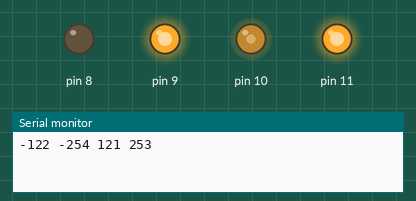
A sketch run on a simulated Arduino Uno, built with avr-gcc and run on an emulated ATmega328P. Shown: output pins drawn as LEDs (lit = HIGH), the last lines printed to the serial monitor.

Above: at 0.05 s.
At 2.25 s:
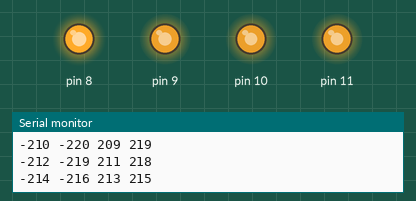
At 4.5 s:
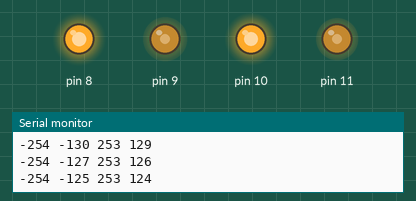
At 8.95 s:
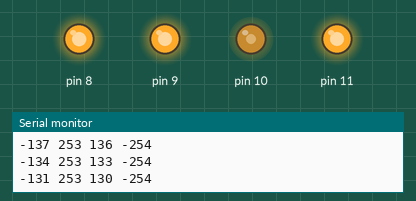
Timing chart, 0 to 12.0 s (numbered marks = the images above):
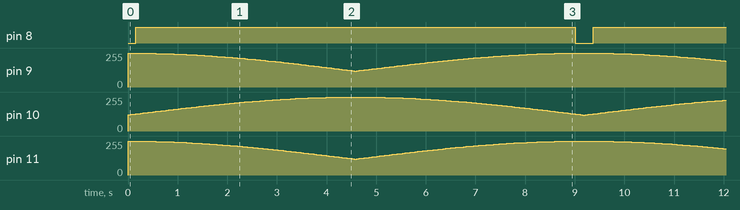

The sketch:

ominicontrol_angle.ino
```cpp
/*
* 1 ---->  m1 right motor ----> e - 8, 22,23
 * 2 ----> m2 back motor ----> 9, 24, 25
 * 3 ----> m3 left motor  ----> 10, 26, 27
 * 4 ----> m4 front motor ----> 11, 28, 29
 *
 */
#include <ultdist.h>
#include <DCMotor.h>

dcm m1(8,22,23);
dcm m2(9,24,25);
dcm m3(10,26,27);
dcm m4(11,28,29);

int vrmin=120, vbmin=120, vlmin=120, vfmin=120; // calibrate and update
int vr=0, vb=0, vl=0, vf=0;
int rspeed, bspeed, lspeed, fspeed;
int r1,r2,b1,b2,l1,l2,f1,f2;

int heading, bearing;
int theta = 0; // for now; have to change later

void omnicontrol(int theta)
{
  vr = -100*(sin(theta*(3.14/180)));
  vl = -vr;
  vb = -100*(cos(theta*(3.14/180)));
  vf = -vb;

  // convert -100 to 100 into pwm value for speed
  if(vr>=0)
  rspeed = map(vr,0,100,vrmin,255);
  else
  rspeed = map(vr,-100,0,-255,-vrmin);
  if(vb>=0)
  bspeed = map(vb,0,100,vbmin,255);
  else
  bspeed = map(vb,-100,0,-255,-vbmin);
  if(vl>=0)
  lspeed = map(vl,0,100,vlmin,255);
  else
  lspeed = map(vl,-100,0,-255,-vlmin);
  if(vf>=0)
  fspeed = map(vf,0,100,vfmin,255);
  else
  fspeed = map(vf,-100,0,-255,-vfmin);

  m1.mspeed(rspeed);
  m2.mspeed(bspeed);
  m3.mspeed(lspeed);
  m4.mspeed(fspeed);
  Serial.print(rspeed);
  Serial.print(' ');
  Serial.print(bspeed);
  Serial.print(' ');
  Serial.print(lspeed);
  Serial.print(' ');
  Serial.println(fspeed);

}

void setup()
{
  Serial.begin(9600);
  m1.minit();
  m2.minit();
  m3.minit();
  m4.minit();
}

void loop()
{
  theta++;
  omnicontrol(theta);
  delay(50);
  if(theta==359){
    theta=0;
  }
}
```

DCMotor.h
```cpp
#ifndef ml
#define ml

#if (ARDUINO >=100)
  #include "Arduino.h"
#else
  #include "WProgram.h"
#endif

class dcm  {
  public:
    dcm(int e,int i1,int i2);
    void minit();
    void mspeed(int s);

  private:
    int e;
    int i1;
    int i2;
    int s;
};
#endif
```

ultdist.h
```cpp
#ifndef ul
#define ul

#if (ARDUINO >=100)
  #include "Arduino.h"
#else
  #include "WProgram.h"
#endif

class ultdist  {
  public:
    ultdist(int trig,int echo);
    void ultinit();
    long getdist();

  private:
    int trig;
    int echo;
};
#endif
```

DCMotor.h
```cpp
#ifndef ml
#define ml

#if (ARDUINO >=100)
  #include "Arduino.h"
#else
  #include "WProgram.h"
#endif

class dcm  {
  public:
    dcm(int e,int i1,int i2);
    void minit();
    void mspeed(int s);

  private:
    int e;
    int i1;
    int i2;
    int s;
};
#endif
```

Ultimatemotortester.ino
```cpp
/*
Arduino Uno
2 BODC motors
L293D Motor Driver
pin5-EB
pin6-EA
pin8,pin9-A1,A2
pin11,pin10-B1,B2
*/
#include<avr/io.h>
#include <util/delay.h>
#include <stdlib.h>
#include<avr/interrupt.h>
void timer0init(){
  TCCR0A|=(1<<WGM00)|(1<<WGM01)|(1<<COM0A1)|(1<<COM0B1);
  TCCR0B|=(1<<CS01);
  TIMSK0|=(1<<OCIE0A)|(1<<OCIE0B);
}
void setduty(int l,int r){
  OCR0A=(255*l)/100;
  OCR0B=(255*r)/100;
}

int main()
{
  DDRB=0xFF;
  DDRD=0xFF;
  timer0init();
  int i=0;
  while(1)
  {PORTB=(1<<0)|(1<<3);
  for(i=100;i>60;i--){
  setduty(i,i);
  _delay_ms(20);
  }
  for(i=60;i<100;i++){
  setduty(i,i);
  _delay_ms(20);
  }
  PORTB=(1<<1)|(1<<2);
  for(i=100;i>60;i--){
  setduty(i,i);
  _delay_ms(20);
  }
  for(i=60;i<100;i++){
  setduty(i,i);
  _delay_ms(20);
  }
 }
}
```

ultdist.h
```cpp
#ifndef ul
#define ul

#if (ARDUINO >=100)
  #include "Arduino.h"
#else
  #include "WProgram.h"
#endif

class ultdist  {
  public:
    ultdist(int trig,int echo);
    void ultinit();
    long getdist();

  private:
    int trig;
    int echo;
};
#endif
```

Measured:
- by itself, pin 8: alternates HIGH for 8.9 s and LOW for 0.33 s
